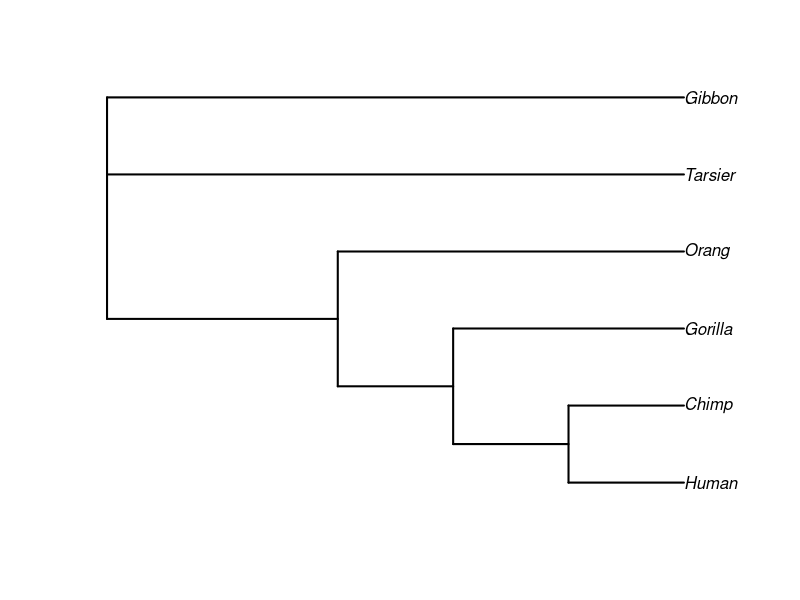

This figure's R source:
library(ape)
library(phangorn)
fdir <- system.file("extdata/trees", package = "phangorn")
DNAchar <- read.dna(file.path(fdir, "primates.dna"), format = "interleaved")
Tarsius <- DNAchar[4,]
Hom <- DNAchar[10:14,]
DNAchar <- as.matrix(rbind(Tarsius,Hom))

DNAchar <- phyDat(DNAchar,type="DNA")

## Distance method
# perform model selection to determine which distance model to model afer
mol_modsel <- modelTest(DNAchar, model = c("JC", "F81"), G = FALSE, I = FALSE)
# F81 is the better model
## To elucidate all maximum parsimony tree(s)
bab_DNA <- bab(DNAchar)
bab_DNA
plot(bab_DNA, edge.width=2)
